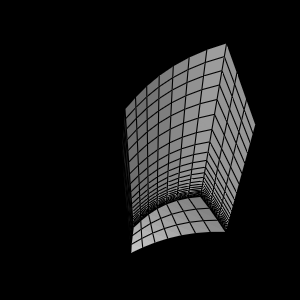

Write Python code to recreate this figure.
#!/usr/bin/env python

# Read a CGNS file with IOSS reader, apply displacements, and render the surface with edges.

import os

import vtkmodules.vtkInteractionStyle  # noqa: F401
import vtkmodules.vtkRenderingFreeType  # noqa: F401
import vtkmodules.vtkRenderingOpenGL2  # noqa: F401

from vtkmodules.vtkFiltersGeometry import vtkDataSetSurfaceFilter
from vtkmodules.vtkIOIOSS import vtkIOSSReader
from vtkmodules.vtkRenderingCore import (
    vtkActor,
    vtkCompositePolyDataMapper,
    vtkRenderWindow,
    vtkRenderWindowInteractor,
    vtkRenderer,
)

# Source
data_dir = os.environ.get("VPE_DATA_DIR", os.path.dirname(os.path.abspath(__file__)))

# Read the CGNS file
ioss_reader = vtkIOSSReader()
ioss_reader.AddFileName(os.path.join(data_dir, "CGNS", "r24_node_tailor_test_output", "sparc-volume.cgns.36.00"))
ioss_reader.GenerateFileIdOn()
ioss_reader.UpdateInformation()
ioss_reader.GetSideSetSelection().EnableAllArrays()
ioss_reader.UpdateTimeStep(0.000183259)

# Extract surface
surface_filter = vtkDataSetSurfaceFilter()
surface_filter.SetInputDataObject(ioss_reader.GetOutputDataObject(0))

# Mapper
surface_mapper = vtkCompositePolyDataMapper()
surface_mapper.SetInputConnection(surface_filter.GetOutputPort())

# Actor with edge visibility
actor = vtkActor()
actor.SetMapper(surface_mapper)
actor.GetProperty().EdgeVisibilityOn()

# Renderer
renderer = vtkRenderer()
renderer.AddActor(actor)

# Render window
render_window = vtkRenderWindow()
render_window.AddRenderer(renderer)
render_window.SetWindowName("ioss apply displacements cgns")
render_window.SetMultiSamples(0)
render_window.SetSize(300, 300)

# Interactor
interactor = vtkRenderWindowInteractor()
interactor.SetRenderWindow(render_window)

# Scene
camera = renderer.GetActiveCamera()
camera.SetPosition(10.0, 10.0, 5.0)
camera.SetViewUp(0.0, 0.4, 1.0)
renderer.ResetCamera()

interactor.Initialize()
interactor.Start()
